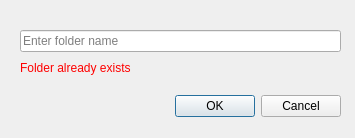
<?xml version="1.0" encoding="UTF-8"?>
<ui version="4.0">
 <class>OCC::FolderCreationDialog</class>
 <widget class="QDialog" name="OCC::FolderCreationDialog">
  <property name="geometry">
   <rect>
    <x>0</x>
    <y>0</y>
    <width>355</width>
    <height>138</height>
   </rect>
  </property>
  <property name="font">
   <font>
    <family>Microsoft Sans Serif</family>
   </font>
  </property>
  <property name="windowTitle">
   <string>Create new folder</string>
  </property>
  <widget class="QDialogButtonBox" name="buttonBox">
   <property name="geometry">
    <rect>
     <x>0</x>
     <y>90</y>
     <width>341</width>
     <height>32</height>
    </rect>
   </property>
   <property name="orientation">
    <enum>Qt::Horizontal</enum>
   </property>
   <property name="standardButtons">
    <set>QDialogButtonBox::Cancel|QDialogButtonBox::Ok</set>
   </property>
  </widget>
  <widget class="QLineEdit" name="newFolderNameEdit">
   <property name="geometry">
    <rect>
     <x>20</x>
     <y>30</y>
     <width>321</width>
     <height>22</height>
    </rect>
   </property>
   <property name="placeholderText">
    <string>Enter folder name</string>
   </property>
  </widget>
  <widget class="QLabel" name="labelErrorMessage">
   <property name="enabled">
    <bool>true</bool>
   </property>
   <property name="geometry">
    <rect>
     <x>20</x>
     <y>60</y>
     <width>321</width>
     <height>16</height>
    </rect>
   </property>
   <property name="font">
    <font>
     <family>Microsoft Sans Serif</family>
    </font>
   </property>
   <property name="styleSheet">
    <string notr="true">color: rgb(255, 0, 0)</string>
   </property>
   <property name="text">
    <string>Folder already exists</string>
   </property>
  </widget>
 </widget>
 <resources/>
 <connections>
  <connection>
   <sender>buttonBox</sender>
   <signal>accepted()</signal>
   <receiver>OCC::FolderCreationDialog</receiver>
   <slot>accept()</slot>
   <hints>
    <hint type="sourcelabel">
     <x>248</x>
     <y>254</y>
    </hint>
    <hint type="destinationlabel">
     <x>157</x>
     <y>274</y>
    </hint>
   </hints>
  </connection>
  <connection>
   <sender>buttonBox</sender>
   <signal>rejected()</signal>
   <receiver>OCC::FolderCreationDialog</receiver>
   <slot>reject()</slot>
   <hints>
    <hint type="sourcelabel">
     <x>316</x>
     <y>260</y>
    </hint>
    <hint type="destinationlabel">
     <x>286</x>
     <y>274</y>
    </hint>
   </hints>
  </connection>
 </connections>
</ui>
